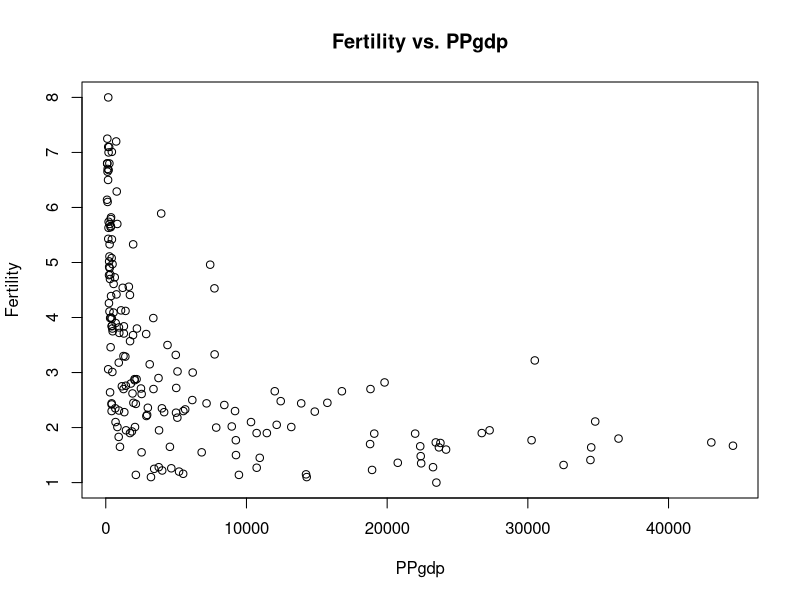
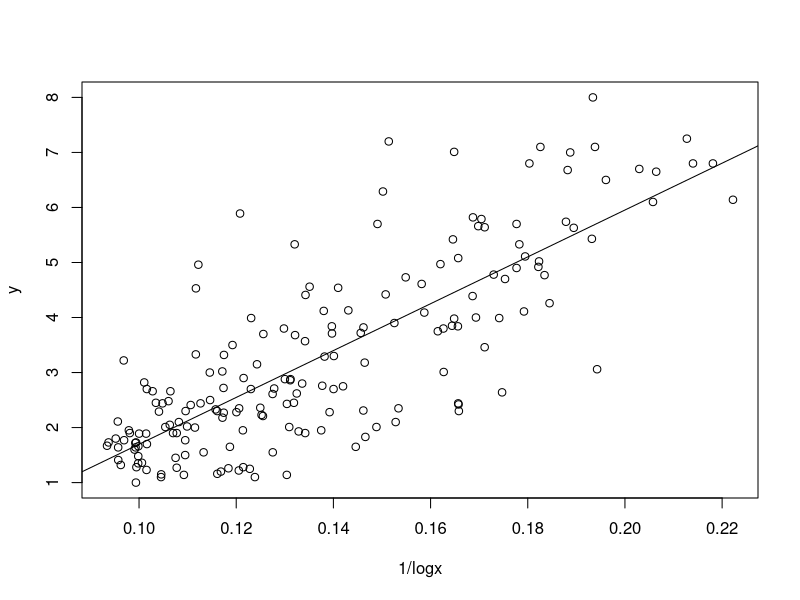
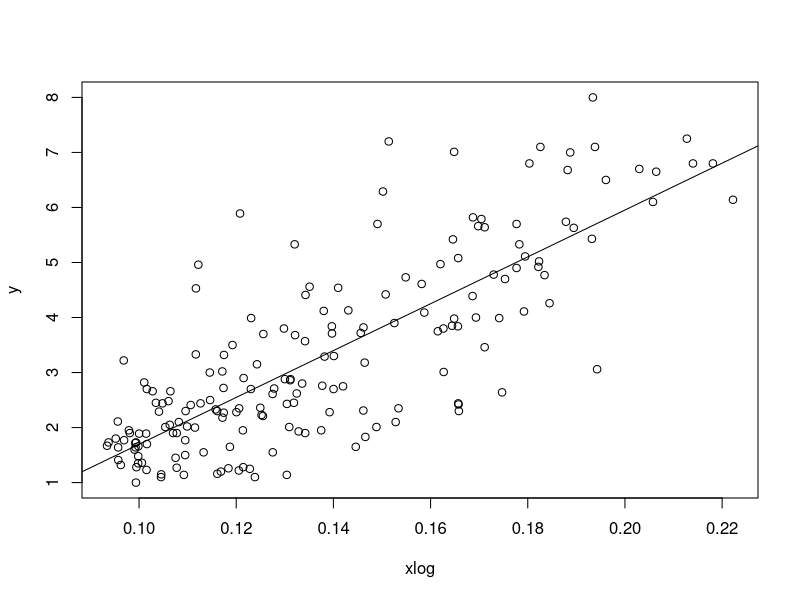
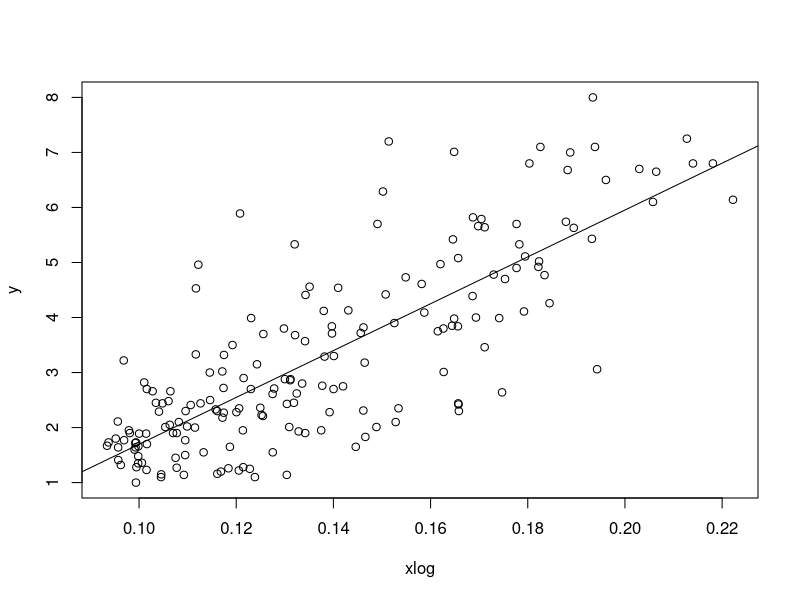
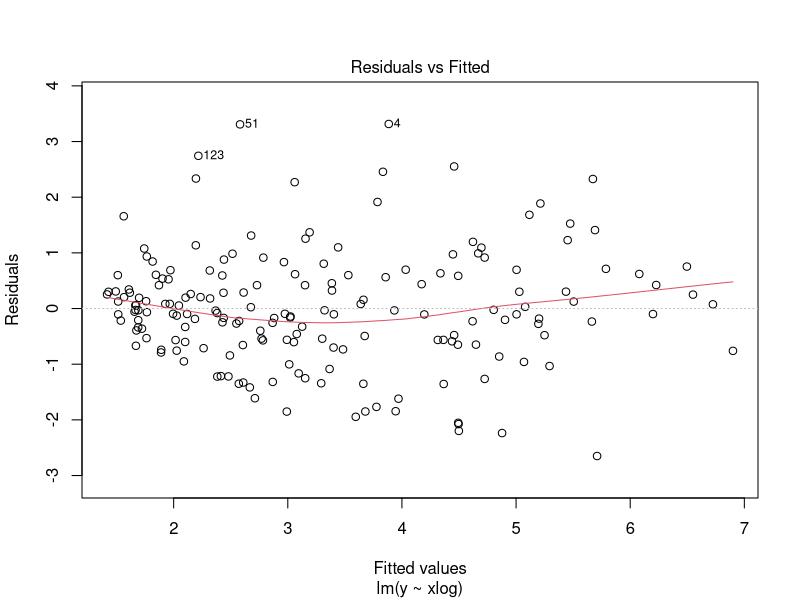
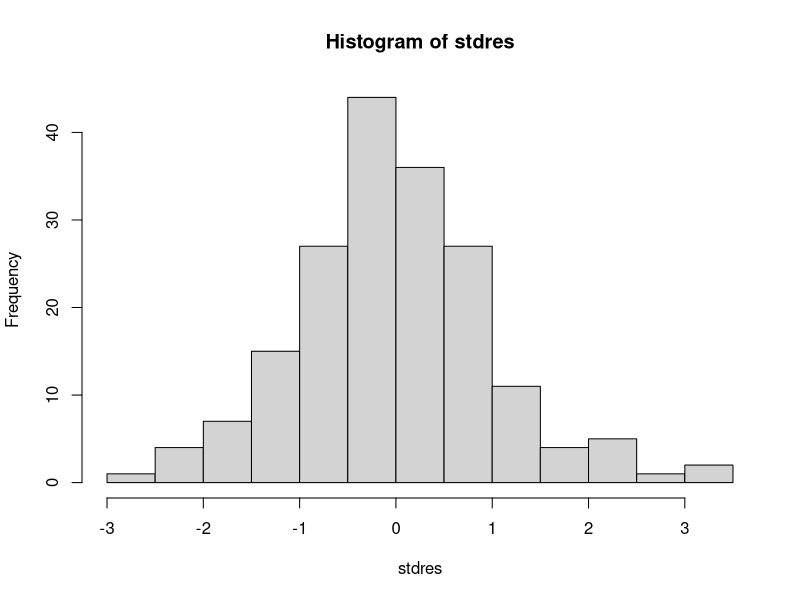
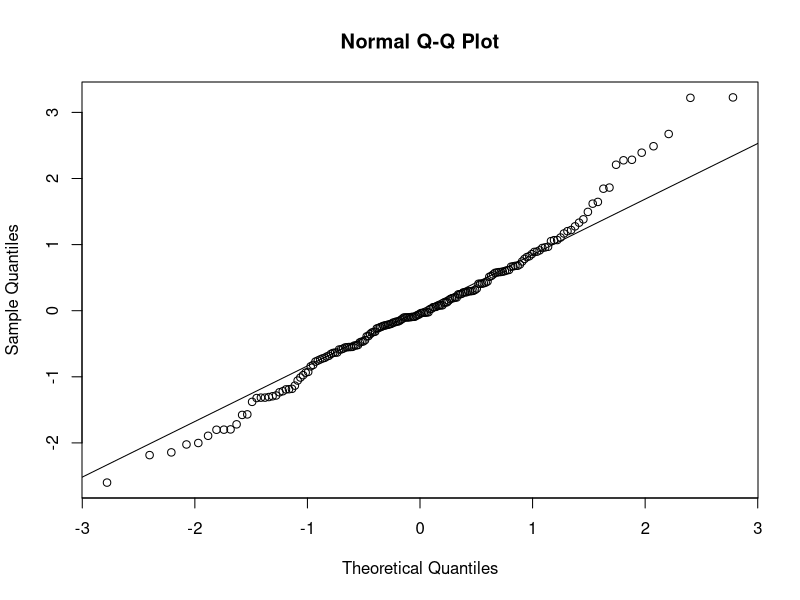
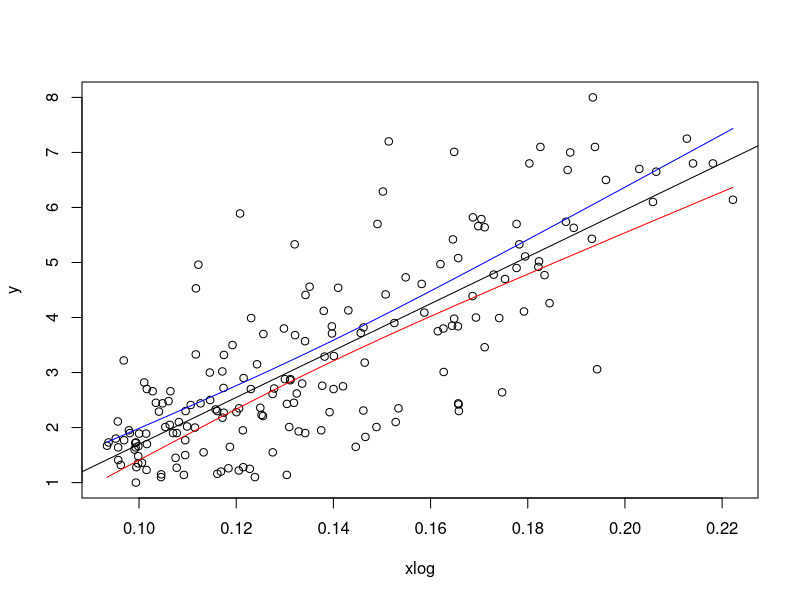

Source code (R) for these figures, in order:
#set working directory to where the file can be found
setwd("C:/Users/admin/Desktop/STA 108/Project1")

#read the data file and place in a variable
mydata = read.table("UN.txt", header = T) #header=F if no first row.

#Display some of the data
head(mydata)

#Display all of the data
mydata

#Set x and y to mydata's height and weight
x=mydata$PPgdp
y=mydata$Fertility

#Display some of the data for mydata
str(x)
str(y)
str(mydata)

#1
#plot x and y, label the axes
plot(x,y,xlab="PPgdp",ylab="Fertility",main="Fertility vs. PPgdp")

#2
#create variables for the log transformations
xlog = 1/log(x)

plot(xlog, y, xlab="1/logx",ylab="y")

#3a
#xbar and ybar
ybar=mean(y)
xbar=mean(xlog)

#n, the number of variables
n=length(x)

#betahat1 and betahat0
betahat1=sum((xlog-xbar)*(y-ybar))/sum((xlog-xbar)^2)
betahat0=ybar-betahat1*xbar
betahat0
betahat1

#plot a straight line for the data using slope and intercept
abline(a = betahat0, b = betahat1)

#yhat
yhat = betahat0+betahat1*xlog

#SSR
SSR = sum((yhat-ybar)^2)

#SSE
SSE = sum((y-yhat)^2)

#SSTO
SSTO = sum((y-ybar)^2)

#R^2 and rsquared
R2 = SSR/SSTO
R2
rsquared = (1 - SSE/SSTO)
rsquared

#3b
#lm function
model = lm(y~xlog)
summary(model)

plot(xlog,y)
#plot fitted line
abline(model$coefficients)

#3c
#matrix manipulation
head(mydata)
X=as.matrix(cbind(rep(1,n),1/log(mydata[,3])))
View(X)
str(X)

XTX = t(X)%*%X
XTXinv = solve(XTX)
Y = as.matrix(mydata[,2])
View(Y)
XTY = t(X)%*%Y
betahatMatrix = XTXinv%*%XTY
betahatMatrix

plot(xlog,y)
#draw fitted matrix line
abline(betahatMatrix)

Yhat = X%*%betahatMatrix
head(Yhat)

res = as.vector(Y - Yhat)
head(res)
SSE = res%*%res

SSTO = sum((Y-mean(Y))^2)

Rsquaredmatrix = 1 - SSE/SSTO
Rsquaredmatrix

#4
model = lm(y~xlog)
plot(model, which=1)
#The dispersion of the residuals seem to be smaller at first, but they spread out as
#fitted values increase. At the end they shrink again, but the change is not severe.
stdres=rstandard(model)
hist(stdres)
#The histogram appears unimodal, with the standard deviation of residuals
#going to -3 and 3. 
qqnorm(stdres)
qqline(stdres)
#The QQ plot lies mostly along the line, so there is a mostly normal distribution.

#5
#test whether beta1 = 0 at 0.05 significance level
#H0: b1 = 0 v.s. H1: b1 =/= 0
#T.S. t* = (b1hat - 0)/SE(b1hat)
summary(model)
#for the lm model, the slope has a p-value of < 2*10^-16, therefore the conclusion
#is to reject the null hypothesis

#6
MSE = summary(model)$sigma^2
Xh = 1/log(20000)
Yh=betahat0+betahat1*Xh
Yh+c(-1,1)*qt((1-0.01/2),n-2)*sqrt(MSE*(1/n + ((Xh-mean(xlog))^2)/sum((xlog-mean(xlog))^2)))
#1.438266 2.038231

#7
xseq = seq(min(mydata[,3]), max(mydata[,3]), 0.1)
xlogseq = 1/log(xseq)
W = sqrt(2*qf(1-0.05, 2, n-2))
yseq=betahat0+betahat1*xlogseq
se.y.seq = sqrt(MSE*(1/n + ((xlogseq-mean(xlog))^2)/sum((xlog-mean(xlog))^2)))
low = yseq - W*se.y.seq
high = yseq + W*se.y.seq

plot(xlog, y)
abline(betahat0,betahat1)
lines(xlogseq,low, col="red")
lines(xlogseq,high, col="blue")

#8
MSE = summary(model)$sigma^2
Xh = 1/log(25000)
Yh=betahat0+betahat1*Xh
Yh+c(-1,1)*qt((1-0.01/2),n-2)*sqrt(MSE*(1/n + 1 + ((Xh-mean(xlog))^2)/sum((xlog-mean(xlog))^2)))
#-1.057710  4.344765

#9
#based on the part 4 diagnostic plots, the equal variance and normality are okay.
#also the other hypothesis tests and inferences made sense in accordance with
#the results that were given.

#different models
# abline(model$coefficients)
# par(mfrow=c(2,2))
# plot(model)
# 
# plot(model)
# model = lm(mydata$Fertility~mydata$PPgdp)
# par(mfrow=c(2,2))
# plot(model)
# 
# Y = log(Y)
# X = log(X)
# 
# transform.plot = function(x,y){
#   par(mfrow=c(5,5))
#   x.list = vector("list", 6)
#   y.list = vector("list", 6)
#   x.list[[1]]=x; x.list[[2]] = x^2; x.list[[3]] = sqrt(x[y>0]); x.list[[4]]=1/x; x.list[[5]]=log(x[y>0]); x.list[[6]]=exp(x)
#   y.list[[1]]=y; y.list[[2]] = y^2; y.list[[3]] = sqrt(y[y>0]); y.list[[4]]=1/y; y.list[[5]]=log(y[y>0]); y.list[[6]]=exp(y)
#   transform.x = c("original x", "x^2", "sqrt(x)", "1/x", "log(x)", "exp(x)")
#   transform.y = c("original y", "y^2", "sqrt(y)", "1/y", "log(y)", "exp(y)")
#   for (i in 1:6){
#     for (j in 1:6){
#       if (i!=4 & j!=4){
#         plot(x.list[[i]], y.list[[j]], xlab=transform.x[i], ylab=transform.y[j])
#       }
#     }
#   }
# }
# 
# transform.plot(X[Y>0],Y[Y>0])
# 
# fit1 = lm(Y~X)
# library(MASS)
# boxcox(fit1)
# par(mfrow=c(1,1))
# plot(log(X), log(Y))